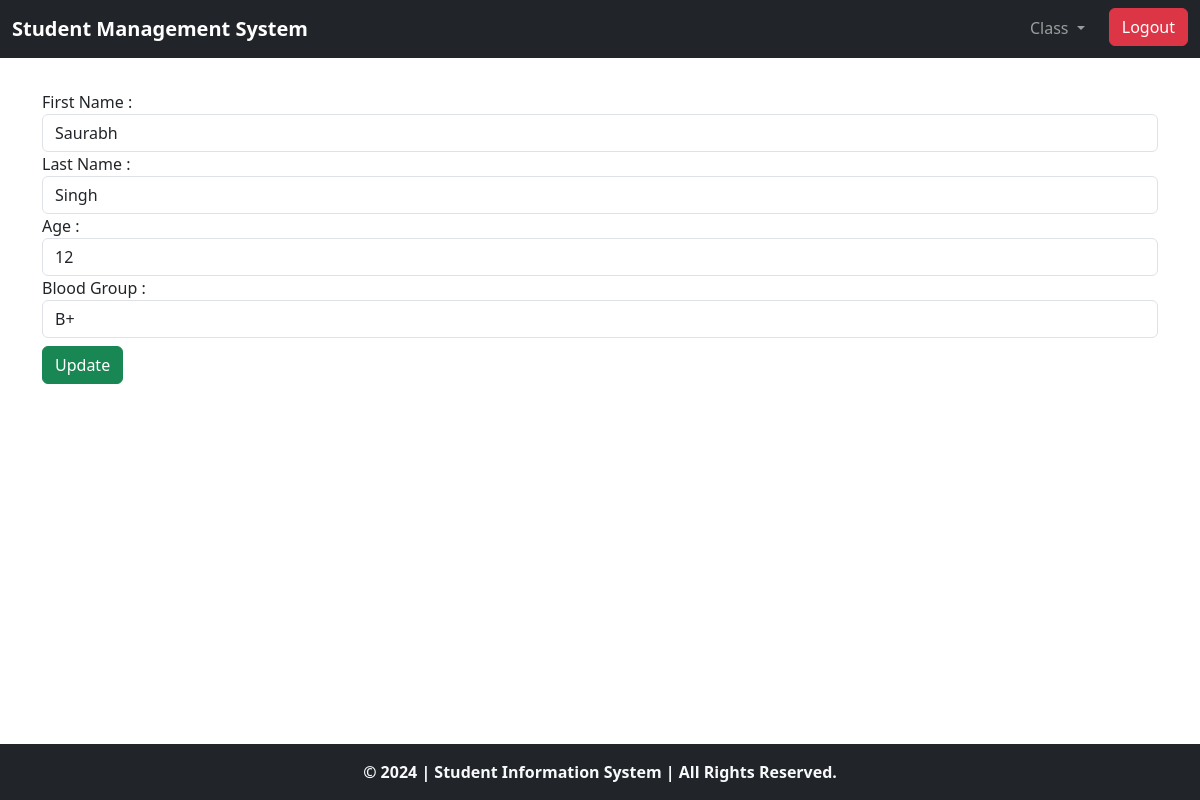
The app's page /main_crud_app/includes/updatepage.php?id=10 (signed in) with its own data.
### tables this page shows
CREATE TABLE `students` (
  `id` int(11) NOT NULL,
  `first_name` varchar(255) NOT NULL,
  `last_name` varchar(255) NOT NULL,
  `age` int(11) NOT NULL,
  `blood_group` varchar(4) DEFAULT NULL
);

### main_crud_app/includes/updatepage.php (the view, shortened to what this page needs)
<?php
include('header.php');
include('dbcon.php');
$id = null;
if (isset($_GET['id'])) {
    $id = $_GET['id'];
    $query = "SELECT * FROM students WHERE id = '$id'";
    $result = mysqli_query($con, $query);
    if (!$result) {
        die("Query failed: " . mysqli_error($con));
    } else {
        $row = mysqli_fetch_assoc($result);
    }
}
?>
<form action="updatepage.php?id=<?php echo $id; ?>" method="post">
    <div class="form-group">
        <label for="f_name">First Name :</label>
        <input type="text" name="f_name" class="form-control" value="<?php echo $row['first_name']; ?>">
    </div>
    <div class="form-group">
        <label for="l_name">Last Name :</label>
        <input type="text" name="l_name" class="form-control" value="<?php echo $row['last_name']; ?>">
    </div>
    <div class="form-group">
        <label for="age">Age :</label>
        <input type="number" name="age" class="form-control" value="<?php echo $row['age']; ?>">
    </div>
    <div class="form-group">
        <label for="b_group">Blood Group :</label>
        <input type="text" name="b_group" class="form-control" value="<?php echo $row['blood_group']; ?>">
    </div>
    <input type="submit" class="btn btn-success mt-2" name="Update_student" value="Update">
</form>
<?php include('footer.php'); ?>

### main_crud_app/includes/style.css (style rules this page uses)
* { margin: 0; padding: 0; box-sizing: border-box; }
html, body { width: 100%; height: 100%; margin: 0; padding: 0; }
body { display: flex; flex-direction: column; min-height: 100vh; }
.form-control { padding-right: 2.5rem; }

### records on screen
students: f_name "Saurabh", l_name "Singh", age "12", b_group "B+"
